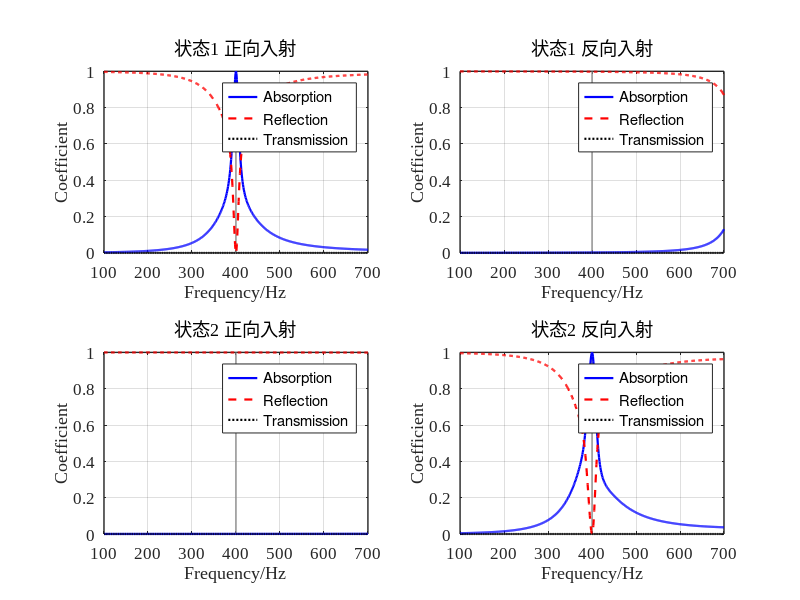
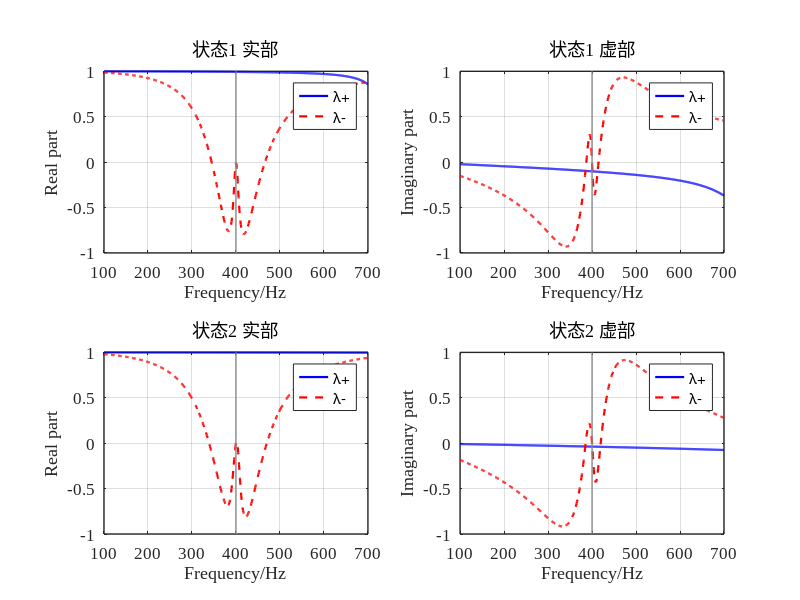

Recreate these plots in MATLAB, in order.
clear;
clc;
close all;

%% 1. 基本参数

f = 100:1:700;
omega = 2*pi*f;
Nf = length(f);

rho0 = 1.29;
c0 = 343;
eta = 1.89e-5;
kappa = 0.026;
Cv = 712;
gamma = 1.4;

P0 = rho0*c0^2/gamma;
Z0 = rho0*c0;

nu = eta/rho0;
mu_bar = kappa/(rho0*Cv);

W = 30e-3;
L = 30e-3;
S = W*L;

Nc = 4;

%% 2. 四单胞结构参数

% 三层微穿孔板厚度（m）。两态共用。
t = 2e-3*ones(Nc,3);

% 12 个孔径（m）。每行一个单胞，三列是三块板。两态共用。
d = 1e-3 * [
    0.100000  2.310443  8.000000;
    6.683513  0.100000  4.914359;
    6.047711  0.100000  7.131547;
    0.100000  0.100000  8.000000
];

% 两侧对调锁在 400 Hz。
H1 = 1e-3 * [
    10.000000  10.000000;
    79.811763  10.000000;
    79.969882  10.000000;
    35.271434  10.000000
];

H2 = 1e-3 * [
    34.365237  33.200337;
    10.000000  76.273805;
    10.000000  80.000000;
    50.708384  25.028648
];

n_holes = ones(Nc,3);
phi = pi*d.^2.*n_holes/(4*S);
weight = ones(1,Nc)/Nc;

%% 3. 折纸几何

a = 30;       % mm
hc = 20;      % mm
n0 = 4;
beta = 45;    % degree

%% 4. 微穿孔板阻抗（孔径不变，只算一次）

Zp = complex(zeros(Nc,3,Nf));

for s = 1:Nc
    for j = 1:3
        y = (d(s,j)/2)./sqrt(eta./(rho0*omega));
        q = y*sqrt(-1i);
        F = 1-2*besselj(1,q)./(q.*besselj(0,q));
        Z = 1i*omega*rho0*t(s,j)./(phi(s,j).*F) ...
          + sqrt(2)*eta*y./(phi(s,j)*d(s,j)) ...
          + 1i*0.85*omega*rho0*d(s,j)/phi(s,j);
        Zp(s,j,:) = reshape(Z,1,1,Nf);
    end
end

%% 5. Full Stinson Model（与腔高无关，只算一次）

N = 200;

Sv = zeros(1,Nf);
St = zeros(1,Nf);

for m = 0:N
    am = (2*m+1)*pi/W;
    for n = 0:N
        bn = (2*n+1)*pi/L;
        lambda2 = am^2+bn^2;
        wmn = 1/(am^2*bn^2);
        Sv = Sv + wmn*lambda2./(lambda2+1i*omega/nu);
        St = St + wmn*lambda2./(lambda2+1i*omega/mu_bar);
    end
end

Fv = 64*Sv/(W^2*L^2);
Ft = 64*St/(W^2*L^2);

rho_eff = rho0./(1-Fv);
K_eff = gamma*P0./(1+(gamma-1)*Ft);

k_eff = omega.*sqrt(rho_eff./K_eff);
Z_eff = sqrt(rho_eff.*K_eff);

%% 6. 两种腔高分别算正反向吸声

Hstate = cat(3,H1,H2);
alpha = zeros(2,2,Nf);
refl = zeros(2,2,Nf);
trans = zeros(2,Nf);
rfC = complex(zeros(2,Nf));
rbC = complex(zeros(2,Nf));
tauC = complex(zeros(2,Nf));

for state = 1:2
    H = Hstate(:,:,state);
    H_mm = H*1e3;
    h = H_mm/n0;

    if any(H_mm(:)<=0) || any(H_mm(:)>n0*hc)
        error('状态 %d 的腔高必须满足 0 < H <= %.0f mm。', state, n0*hc);
    end

    q = sqrt(max(0,hc^2-h.^2));
    V11 = a.*h.*q/16;
    V12 = h.*(a-hc).*q/(16*tand(beta));
    V13 = h.*q/24.*(hc/tand(beta)-q/2);
    V_mm3 = 8*n0.*(a^2.*h/8-V11-V12-V13);

    if any(V_mm3(:)<=0)
        error('状态 %d 的折纸腔体积出现非正值。', state);
    end

    H_eq = V_mm3*1e-9/S;

    fprintf('\n========== 状态 %d ==========\n', state);
    disp('实际腔高（mm）：');
    disp(H_mm);
    disp('等效腔高（mm）：');
    disp(H_eq*1e3);

    rf = complex(zeros(1,Nf));
    rb = complex(zeros(1,Nf));
    tau = complex(zeros(1,Nf));

    for ii = 1:Nf
        Y_total = complex(zeros(2,2));
        k = k_eff(ii);
        Z = Z_eff(ii);

        for s = 1:Nc
            Tp1 = [1,Zp(s,1,ii);0,1];
            Tp2 = [1,Zp(s,2,ii);0,1];
            Tp3 = [1,Zp(s,3,ii);0,1];

            Hc1 = H_eq(s,1);
            Hc2 = H_eq(s,2);
            Tc1 = [cos(k*Hc1),1i*Z*sin(k*Hc1);
                   1i*sin(k*Hc1)/Z,cos(k*Hc1)];
            Tc2 = [cos(k*Hc2),1i*Z*sin(k*Hc2);
                   1i*sin(k*Hc2)/Z,cos(k*Hc2)];

            Tm = Tp1*Tc1*Tp2*Tc2*Tp3;
            A = Tm(1,1);
            B = Tm(1,2);
            C = Tm(2,1);
            D = Tm(2,2);
            Ys = [D/B,C-A*D/B;1/B,-A/B];
            Y_total = Y_total+weight(s)*Ys;
        end

        Y11 = Y_total(1,1);
        Y12 = Y_total(1,2);
        Y21 = Y_total(2,1);
        Y22 = Y_total(2,2);

        A = -Y22/Y21;
        B = 1/Y21;
        C = Y12-Y11*Y22/Y21;
        D = Y11/Y21;

        den = A+B/Z0+C*Z0+D;
        tau(ii) = 2/den;
        rf(ii) = (A+B/Z0-C*Z0-D)/den;
        rb(ii) = (-A+B/Z0-C*Z0+D)/den;
    end

    alpha(state,1,:) = 1-abs(rf).^2-abs(tau).^2;
    alpha(state,2,:) = 1-abs(rb).^2-abs(tau).^2;
    refl(state,1,:) = abs(rf).^2;
    refl(state,2,:) = abs(rb).^2;
    trans(state,:) = abs(tau).^2;
    rfC(state,:) = rf;
    rbC(state,:) = rb;
    tauC(state,:) = tau;
end

%% 7. 同一频率上的两侧对调

af1 = squeeze(alpha(1,1,:)).';
ab1 = squeeze(alpha(1,2,:)).';
Rf1 = squeeze(refl(1,1,:)).';
Rb1 = squeeze(refl(1,2,:)).';
T1 = trans(1,:);
af2 = squeeze(alpha(2,1,:)).';
ab2 = squeeze(alpha(2,2,:)).';
Rf2 = squeeze(refl(2,1,:)).';
Rb2 = squeeze(refl(2,2,:)).';
T2 = trans(2,:);
joint = (af1-1).^2 + Rf1.^2 + T1.^2 + (Rb1-1).^2 + ab1.^2 ...
    + (ab2-1).^2 + Rb2.^2 + T2.^2 + (Rf2-1).^2 + af2.^2;
[~, iBest] = min(joint);
near = af1>=0.99 & Rf1<=0.01 & T1<=0.01 & Rb1>=0.99 & ab1<=0.01 ...
    & ab2>=0.99 & Rb2<=0.01 & T2<=0.01 & Rf2>=0.99 & af2<=0.01;
fp = [f(iBest), f(iBest)];

fprintf('\n========== 同一频率上的两侧对调 ==========\n');
fprintf('最好频率 %.0f Hz\n', f(iBest));
fprintf('状态1  正向吸声 %.4f  反射 %.4f  透射 %.4f\n', af1(iBest), Rf1(iBest), T1(iBest));
fprintf('状态1  反向吸声 %.4f  反射 %.4f  透射 %.4f\n', ab1(iBest), Rb1(iBest), T1(iBest));
fprintf('状态2  正向吸声 %.4f  反射 %.4f  透射 %.4f\n', af2(iBest), Rf2(iBest), T2(iBest));
fprintf('状态2  反向吸声 %.4f  反射 %.4f  透射 %.4f\n', ab2(iBest), Rb2(iBest), T2(iBest));
fprintf('接近这一标准的频率点 %d 个：', sum(near));
fprintf(' %.0f', f(near));
fprintf(' Hz\n');

%% 8. 绘图

titles = { ...
    '状态1 正向入射', '状态1 反向入射', ...
    '状态2 正向入射', '状态2 反向入射'};
side = [1 2 1 2];
stateId = [1 1 2 2];

figure('Color','w','Position',[40 40 1100 760]);
for p = 1:4
    subplot(2,2,p);
    st = stateId(p);
    sd = side(p);
    hold on;
    plot([fp(st) fp(st)], [0 1], 'Color', [0.55 0.55 0.55], 'LineWidth', 1.0, 'HandleVisibility', 'off');
    hA = plot(f, squeeze(alpha(st,sd,:)), 'b-', 'LineWidth', 1.6);
    hR = plot(f, squeeze(refl(st,sd,:)), 'r--', 'LineWidth', 1.6);
    hT = plot(f, trans(st,:), 'k:', 'LineWidth', 1.6);
    grid on; box on;
    xlim([100 700]); ylim([0 1]);
    xticks(100:100:700); yticks(0:0.2:1);
    xlabel('Frequency/Hz'); ylabel('Coefficient');
    title(titles{p}, 'FontWeight', 'normal');
    legend([hA, hR, hT], {'Absorption', 'Reflection', 'Transmission'}, 'Location', 'best');
    set(gca, 'FontName', 'Times New Roman', 'FontSize', 12, 'LineWidth', 1.0, 'TickDir', 'in');
end

outDir = fileparts(mfilename('fullpath'));
if isempty(outDir)
    outDir = pwd;
end
print(gcf, fullfile(outDir, 'ep_reversal_result.png'), '-dpng', '-r140');

%% 9. 并联后散射矩阵的两个特征值
% 四单元已经在上面合成一条双端口通道。散射矩阵为
%   S = [ rf , tau ;
%         tau, rb  ]
% 两个特征值
%   lambda± = (rf+rb)/2 ± sqrt( ((rf-rb)/2)^2 + tau^2 )
% 开方沿频率连续跟踪，避免主值开方把 λ+ 和 λ- 对调。

lamP = complex(zeros(2,Nf));
lamM = complex(zeros(2,Nf));
for state = 1:2
    rf = rfC(state,:);
    rb = rbC(state,:);
    tau = tauC(state,:);
    half = (rf+rb)/2;
    disc = sqrt(((rf-rb)/2).^2 + tau.^2);
    plus = half+disc;
    minus = half-disc;
    for ii = 2:Nf
        if abs(plus(ii)-plus(ii-1))+abs(minus(ii)-minus(ii-1)) ...
                > abs(plus(ii)-minus(ii-1))+abs(minus(ii)-plus(ii-1))
            tmp = plus(ii);
            plus(ii) = minus(ii);
            minus(ii) = tmp;
        end
    end
    lamP(state,:) = plus;
    lamM(state,:) = minus;
end

i400 = find(f==400, 1);
fprintf('\n========== 散射矩阵特征值 ==========\n');
for state = 1:2
    fprintf('状态%d  400 Hz\n', state);
    fprintf('  Re(λ+) % .6f   Re(λ-) % .6f\n', real(lamP(state,i400)), real(lamM(state,i400)));
    fprintf('  Im(λ+) % .6f   Im(λ-) % .6f\n', imag(lamP(state,i400)), imag(lamM(state,i400)));
end

eigTitle = {'状态1 实部', '状态1 虚部', '状态2 实部', '状态2 虚部'};
figure('Color','w','Position',[60 60 1100 760]);
for p = 1:4
    subplot(2,2,p);
    st = ceil(p/2);
    hold on;
    if mod(p,2)==1
        yP = real(lamP(st,:));
        yM = real(lamM(st,:));
        ylab = 'Real part';
    else
        yP = imag(lamP(st,:));
        yM = imag(lamM(st,:));
        ylab = 'Imaginary part';
    end
    hP = plot(f, yP, 'b-', 'LineWidth', 1.6);
    hM = plot(f, yM, 'r--', 'LineWidth', 1.6);
    yl = ylim;
    plot([400 400], yl, 'Color', [0.55 0.55 0.55], 'LineWidth', 1.0, 'HandleVisibility', 'off');
    ylim(yl);
    grid on; box on;
    xlim([100 700]);
    xticks(100:100:700);
    xlabel('Frequency/Hz'); ylabel(ylab);
    title(eigTitle{p}, 'FontWeight', 'normal');
    legend([hP, hM], {'\lambda+', '\lambda-'}, 'Location', 'best');
    set(gca, 'FontName', 'Times New Roman', 'FontSize', 12, 'LineWidth', 1.0, 'TickDir', 'in');
end
print(gcf, fullfile(outDir, 'ep_reversal_eigenvalues.png'), '-dpng', '-r140');
fprintf('图已保存。\n');
